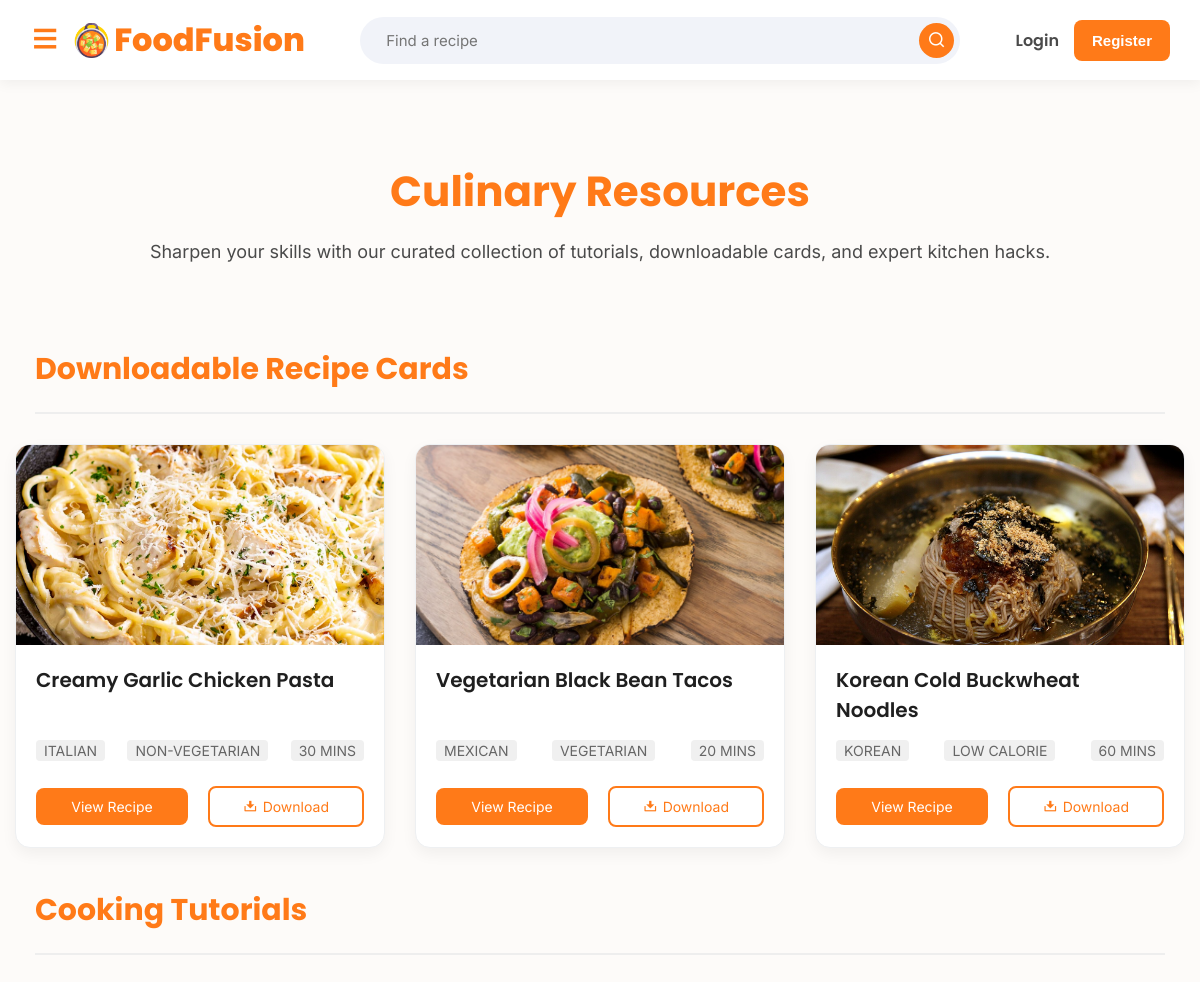
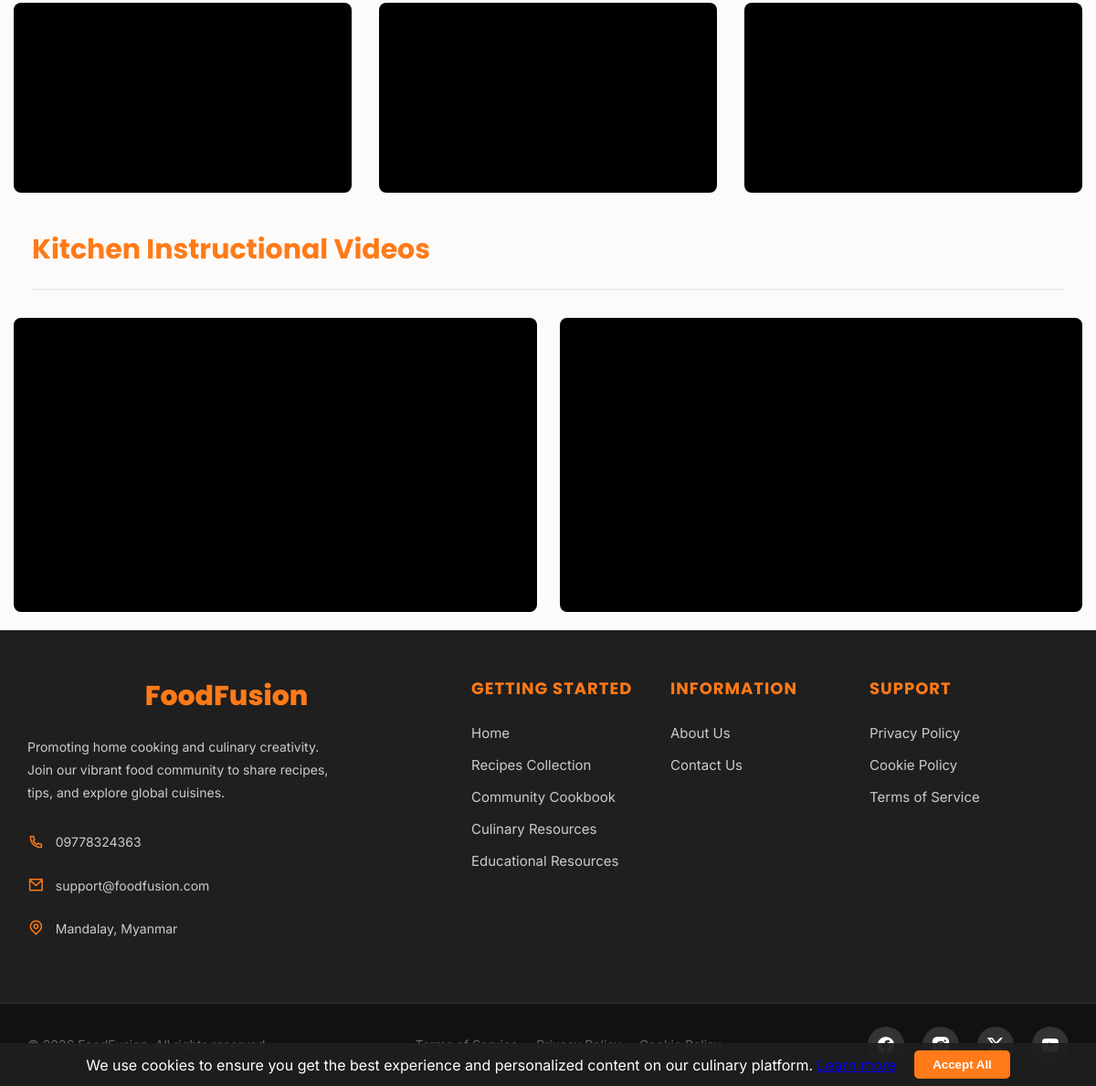
Screenshot of /culinary.php with the database file from the repository (2 pictures, top to bottom).
### tables this page shows
CREATE TABLE `recipes` (
  `recipe_id` int(11) NOT NULL,
  `user_id` int(11) NOT NULL,
  `cuisine_id` int(11) NOT NULL,
  `diet_id` int(11) NOT NULL,
  `difficulty_id` int(11) NOT NULL,
  `title` varchar(150) NOT NULL,
  `description` text NOT NULL,
  `ingredients` text NOT NULL,
  `cook_time` int(11) NOT NULL,
  `instructions` text NOT NULL,
  `image_url` varchar(255) DEFAULT NULL,
  `uploaded_at` timestamp NOT NULL DEFAULT current_timestamp()
);

CREATE TABLE `cuisines` (
  `cuisine_id` int(11) NOT NULL,
  `cuisine_type` varchar(100) DEFAULT NULL
);

CREATE TABLE `diet` (
  `diet_id` int(11) NOT NULL,
  `diet` varchar(100) DEFAULT NULL
);

### culinary.php (the view, shortened to what this page needs)
<?php
include 'header.php';
require_once 'pdo.php';
$targetIds = [1, 2, 3];
$placeholders = implode(',', array_fill(0, count($targetIds), '?'));
$sql = "
    SELECT
        r.recipe_id, r.title, r.description, r.image_url, r.cook_time,
        c.cuisine_type AS cuisine,
        d.diet AS diet,
        dl.difficulty AS difficulty
    FROM recipes r
    JOIN cuisines c ON r.cuisine_id = c.cuisine_id
    JOIN diet d ON r.diet_id = d.diet_id
    JOIN difficulty_levels dl ON r.difficulty_id = dl.difficulty_id
    WHERE r.recipe_id IN ($placeholders)
    ORDER BY FIELD(r.recipe_id, 1, 2, 3)
";
$stmt = $pdo->prepare($sql);
$stmt->execute($targetIds);
$featuredRecipes = $stmt->fetchAll(PDO::FETCH_ASSOC);
?>
<!DOCTYPE html>
<html lang="en">
<head>
    <link rel="stylesheet" href="css/style.css">
    <link href="https://cdn.jsdelivr.net/npm/remixicon@3.5.0/fonts/remixicon.css" rel="stylesheet">
</head>
<body>
    <main class="culinary-page">
        <section class="culinary-header-section">
            <div class="culinary-header">
                <h1>Culinary Resources</h1>
                <p>Sharpen your skills with our curated collection of tutorials, downloadable cards, and expert kitchen hacks.</p>
            </div>
        </section>
        <section class="resource-card-section">
            <div class="resource-card-container">
                <h3 class="resource-header">Downloadable Recipe Cards</h3>
                <div class="culinary-resource-grid">
                    <?php foreach ($featuredRecipes as $recipe): ?>
                        <div class="resource-card">
                            <img
                                src="<?= htmlspecialchars($recipe['image_url'] ?: 'images/default-recipe.jpg'); ?>"
                                alt="<?= htmlspecialchars($recipe['title']); ?>"
                                class="resource-card-image">
                            <div class="resource-card-content">
                                <h3 class="resource-card-title"><?= htmlspecialchars($recipe['title']); ?></h3>
                                <div class="resource-card-tags">
                                    <span><?= htmlspecialchars($recipe['cuisine']); ?></span>
                                    <span><?= htmlspecialchars($recipe['diet']); ?></span>
                                    <span><?= htmlspecialchars($recipe['cook_time']); ?> mins</span>
                                </div>
                                <div class="resource-btn">
                                    <a href="recipe_details.php?id=<?= $recipe['recipe_id']; ?>" class="view-btn">View Recipe</a>
                                    <a href="download.php?file=Recipe_<?= $recipe['recipe_id']; ?>.pdf" class="download-btn"><i class="ri-download-2-fill"></i> Download</a>
                                </div>
                            </div>
                        </div>
                    <?php endforeach; ?>
                </div>
            </div>
        </section>
        <section class="tutorial-video-section">
            <div class="tutorial-video-container">
                <h3 class="tutorial-header">Cooking Tutorials</h3>
                <div class="tutorial-video-grid">
                    <?php
                    $videoIds = ["zonTHxroL30", "Apv9PVWZ390", "tyBkdp89ZHA"];
                    foreach ($videoIds as $id): ?>
                        <div class="tutorial-video-item">
                            <div class="video-wrapper">
                                <iframe src="https://www.youtube.com/embed/<?= $id ?>"
                                    frameborder="0" allowfullscreen loading="lazy">
                                </iframe>
                            </div>
                        </div>
                    <?php endforeach; ?>
                </div>
            </div>
        </section>
        <section class="instruction-video-section">
            <div class="instruction-video-container">
                <h3 class="instruction-header">Kitchen Instructional Videos</h3>
                <div class="instruction-video-grid">
                    <?php
                    $videoIds = ["hOd-iZjpSa0", "YrHpeEwk_-U"];
                    foreach ($videoIds as $id): ?>
                        <div class="instruction-video-item">
                            <div class="video-wrapper">
                                <iframe src="https://www.youtube.com/embed/<?= $id ?>"
                                    frameborder="0" allowfullscreen loading="lazy">
                                </iframe>
                            </div>
                        </div>
                    <?php endforeach; ?>
                </div>
            </div>
        </section>
    </main>
    <?php include 'footer.php'; ?>
</body>
</html>

### header.php (shortened to what this page needs)
<?php
$user_image = 'images/default-profile.jpg';
?>
<!DOCTYPE html>
<html lang="en">
<head>
    <link rel="stylesheet" href="css/style.css">
    <link
        href="https://cdn.jsdelivr.net/npm/remixicon@4.7.0/fonts/remixicon.css"
        rel="stylesheet" />
    <link rel="stylesheet" href="https://cdnjs.cloudflare.com/ajax/libs/font-awesome/6.5.1/css/all.min.css">
</head>
<body>
    <header>
        <nav class="nav-bar">
            <div class="nav-container">
                <div class="nav-left">
                    <div class="menu-toggle" id="toggle-menu">
                        <i class="ri-menu-line"></i>
                    </div>
                    <div class="logo">
                        <img src="images/logo.png" alt="Logo">
                        <a href="index.php">FoodFusion</a>
                    </div>
                </div>
                <div class="header-search-bar" id="search-bar">
                    <form action="search_results.php" method="GET">
                        <input type="text" name="query" placeholder="Find a recipe" required>
                        <button type="submit"><i class="ri-search-line"></i></button>
                    </form>
                </div>
                <div class="nav-right">
                    <?php if (isset($_SESSION['user'])): ?>
                        <div class="dropdown user-profile">
                            <a href="javascript:void(0)" class="user-profile-trigger">
                                <img src="<?php echo htmlspecialchars($user_image); ?>" alt="Profile" class="nav-profile-img">
                            </a>
                            <ul class="dropdown-menu profile-menu">
                                <li class="user-info-header">
                                    <strong>Account</strong>
                                    <span><?php echo htmlspecialchars($_SESSION['user']); ?></span>
                                </li>
                                <li class="divider"></li>
                                <li>
                                    <a href="#" onclick="openResetPopup(); return false">
                                        <i class="ri-lock-2-line"></i> Reset Password
                                    </a>
                                </li>
                                <li><a href="logout.php" class="logout-link"><i class="ri-logout-box-r-line"></i> Logout</a></li>
                            </ul>
                        </div>
                    <?php else: ?>
                        <?php
                        $currentPage = basename($_SERVER['PHP_SELF']);
                        $currentPage = str_replace(["\r", "\n"], '', $currentPage);
                        ?>
                        <a href="login.php?redirect=<?= urlencode($currentPage) ?>" class="login-btn">Login</a>
                        <button type="button" class="register-btn" onclick="openRegisterPopup(); return false">Register</button>
                    <?php endif; ?>
                </div>
            </div>
        </nav>
    </header>
</body>
</html>

### footer.php (shortened to what this page needs)
<footer class="main-footer">
    <div class="footer-top">
        <div class="footer-container">
            <div class="footer-column about-column">
                <div class="footer-logo">
                    <a href="index.php" class="logo">FoodFusion</a>
                </div>
                <p>
                    Promoting home cooking and culinary creativity. Join our vibrant food community
                    to share recipes, tips, and explore global cuisines.
                </p>
                <div class="contact-info">
                    <p><i class="ri-phone-line"></i> 09778324363</p>
                    <p><i class="ri-mail-line"></i> support@foodfusion.com</p>
                    <p><i class="ri-map-pin-line"></i> Mandalay, Myanmar</p>
                </div>
            </div>
            <div class="footer-column">
                <h3>Getting Started</h3>
                <ul>
                    <li><a href="index.php">Home</a></li>
                    <li><a href="recipes.php">Recipes Collection</a></li>
                    <li><a href="community.php">Community Cookbook</a></li>
                    <li><a href="culinary.php">Culinary Resources</a></li>
                    <li><a href="educational.php">Educational Resources</a></li>
                </ul>
            </div>
            <div class="footer-column">
                <h3>Information</h3>
                <ul>
                    <li><a href="about.php">About Us</a></li>
                    <li><a href="contact.php">Contact Us</a></li>
                </ul>
            </div>
            <div class="footer-column">
                <h3>Support</h3>
                <ul>
                    <li><a href="privacy.php">Privacy Policy</a></li>
                    <li><a href="cookie.php">Cookie Policy</a></li>
                    <li><a href="terms_of_service.php">Terms of Service</a></li>
                </ul>
            </div>
        </div>
    </div>
    <div class="footer-bottom">
        <div class="footer-container">
            <p class="copyright">&copy; 2026 FoodFusion. All rights reserved.</p>
            <div class="bottom-links">
                <a href="terms_of_service.php">Terms of Service</a>
                <a href="privacy.php">Privacy Policy</a>
                <a href="cookie.php">Cookie Policy</a>
            </div>
            <div class="footer-socials">
                <a href="#"><i class="ri-facebook-circle-fill"></i></a>
                <a href="#"><i class="ri-instagram-fill"></i></a>
                <a href="#"><i class="ri-twitter-x-fill"></i></a>
                <a href="#"><i class="ri-youtube-fill"></i></a>
            </div>
        </div>
    </div>
</footer>
<div id="cookie-banner" class="cookie-banner">
    <p>We use cookies to ensure you get the best experience and personalized content on our culinary platform.
        <a href="cookie.php">Learn more</a>
    </p>
    <button onclick="acceptCookies()" class="cookie-btn">Accept All</button>
</div>

### rows the page displays
recipes: image_url (picture), title "Creamy Garlic Chicken Pasta", cuisine.cuisine_type "ITALIAN", diet.diet "NON-VEGETARIAN", cook_time "30"
recipes: image_url (picture), title "Vegetarian Black Bean Tacos", cuisine.cuisine_type "MEXICAN", diet.diet "VEGETARIAN", cook_time "20"
recipes: image_url (picture), title "Korean Cold Buckwheat Noodles", cuisine.cuisine_type "KOREAN", diet.diet "LOW CALORIE", cook_time "60"
